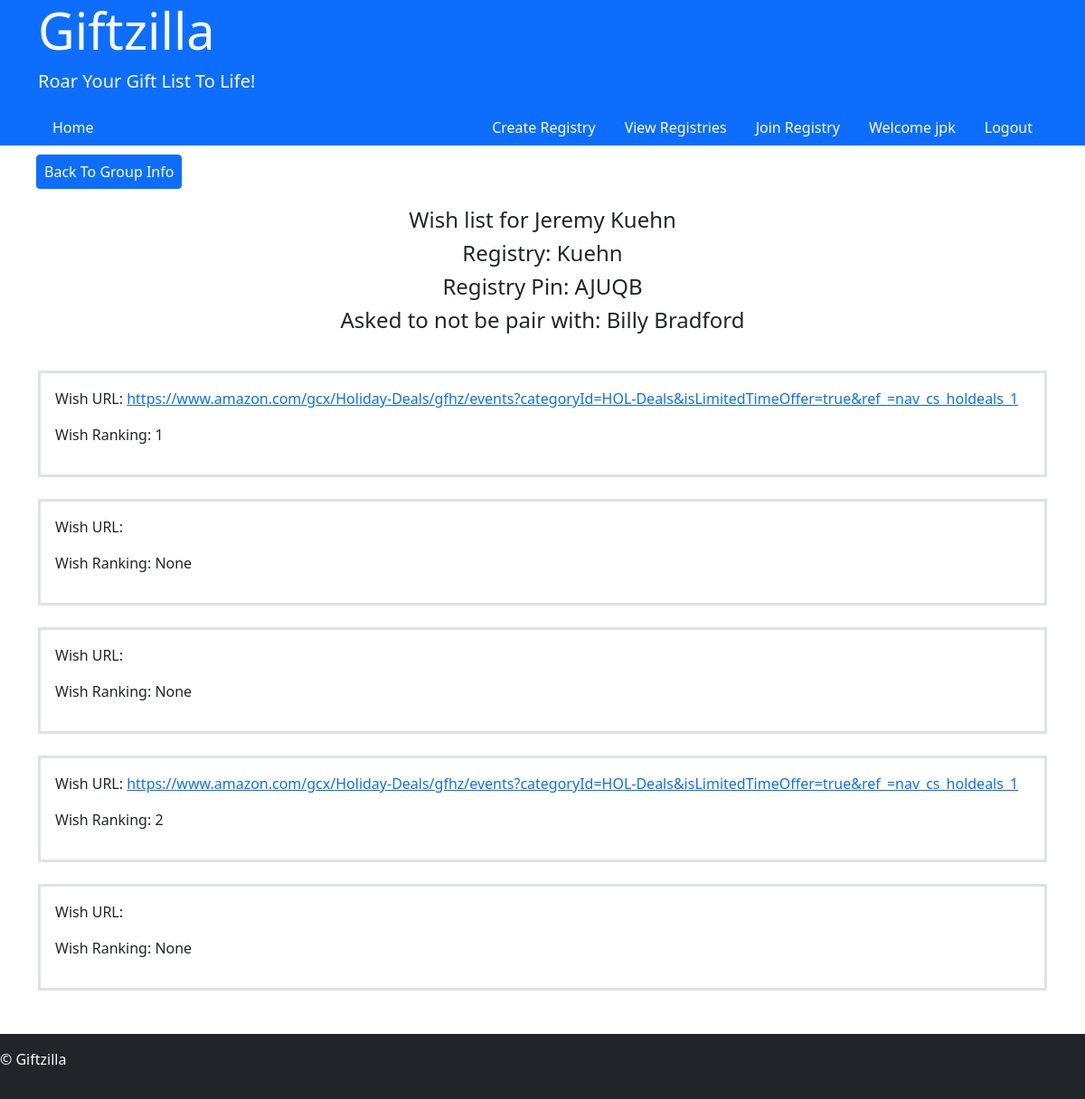
/user/AJUQB/1/adminWishListView (signed in), run on an earlier commit of the app's database.
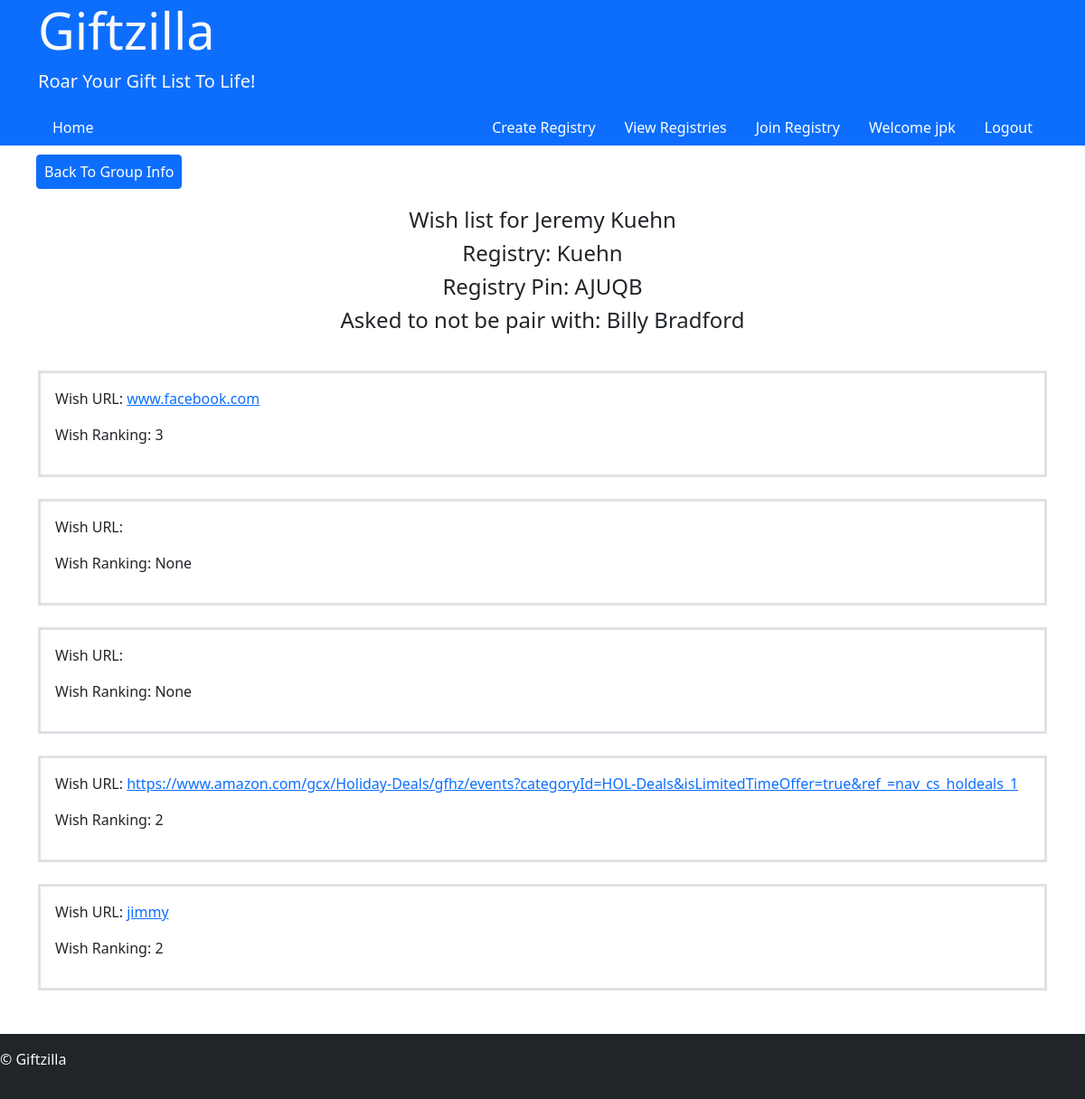
And on a later commit of the database.
### user/models.py (models this page shows, shortened)
class Gift(models.Model):
    groupPin = models.CharField(max_length=5)
    user = models.ForeignKey(User, on_delete=models.CASCADE)
    giftUrl = models.URLField(max_length=500, blank=True, null=True)
    giftRank = models.CharField(max_length=1, choices=Rank, blank=True, null=True)

### register/models.py (models this page shows, shortened)
class User(AbstractUser):
    groups = models.ManyToManyField(
        'auth.Group',
        related_name='web_users',
        blank=True,
        help_text='The groups this user belongs to. A user will get all permissions granted to each of their groups.',
        verbose_name='groups',
    )
    user_permissions = models.ManyToManyField(
        'auth.Permission',
        related_name='web_users',
        blank=True,
        help_text='Specific permissions for this user.',
        verbose_name='user permissions',
    )

### user/views.py (the view)
# urls.py: path("<str:groupPin>/<int:userID>/adminWishListView", views.adminWishListView, name="adminWishListView"),
@login_required
def adminWishListView(request, userID, groupPin):
    gifts = Gift.objects.filter(user=userID, groupPin=groupPin)
    reg = Registry.objects.get(regPin=groupPin)
    noPair = noGive.objects.get(user=userID, regPin=groupPin)
    return render(request, "user/adminwishview.html", {
        "reg": reg,
        "gifts": gifts,
        "noPair": noPair
    })

### giftzilla/templates/user/adminwishview.html
{% extends 'layout.html' %}
{% block body %}
<div class="container" style="padding: 10px;">
<a class="btn btn-primary px-2" href="{% url 'user:adminReg' groupPin=reg.regPin %}">Back To Group Info</a>
</div>
<div style="padding: 10px;">
<h4 class="text-center">Wish list for {{ gifts.0.user.first_name }} {{ gifts.0.user.last_name }}</h4>
<h4 class="text-center">Registry: {{ reg.regName }}</h4>
<h4 class="text-center">Registry Pin: {{ reg.regPin }}</h4>
<h4 class="text-center">Asked to not be pair with: {{ noPair.noGift.first_name }} {{ noPair.noGift.last_name }}</h4>
</div>
<div class="container mt-4">
    {% for gift in gifts %}
    <div class="border border-3 p-3 mb-4">
            <p>Wish URL: <a target="_blank" href="{{ gift.giftUrl }}">{{ gift.giftUrl }}</a></p>
            <p>Wish Ranking: {{ gift.giftRank }}</p>
    </div>
    {% endfor %}
</div>
{% endblock %}

What changed in the data, as far as the page shows it:
changed Gift "Jeremy": giftUrl "https://www.amazon.com/gcx/Holiday-Deals/gfhz/events?categoryId=HOL-Deals&isLimitedTimeOffer=true&ref_=nav_cs_holdeals_1" → "www.facebook.com"; giftRank "1" → "3"
changed Gift: giftUrl (not shown) → "jimmy"; giftRank "None" → "2"
